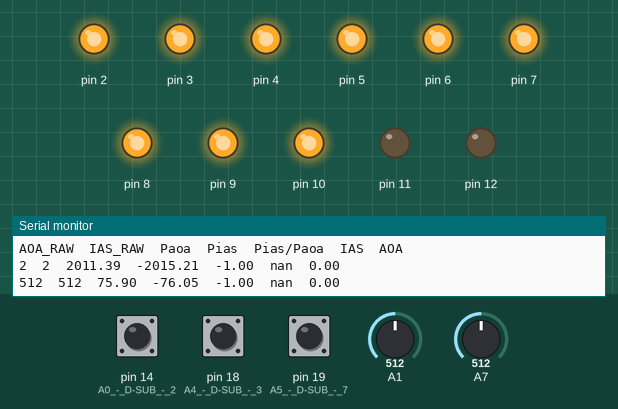
Recording of a sketch running on a simulated Arduino Nano, built for the host (arithmetic inside an expression is 32-bit, double 64-bit). Parts: output pins drawn as LEDs (lit = HIGH), the last lines printed to the serial monitor. Inputs (shaded band) come from the test bench; at power-on: A7 = 512, pin 14 (A0_-_D-SUB_-_2) HIGH, A1 = 512, pin 18 (A4_-_D-SUB_-_3) HIGH, pin 19 (A5_-_D-SUB_-_7) HIGH.

Above: at 3.8 s.
3.9 s: A7 set to 716
At 5.0 s:
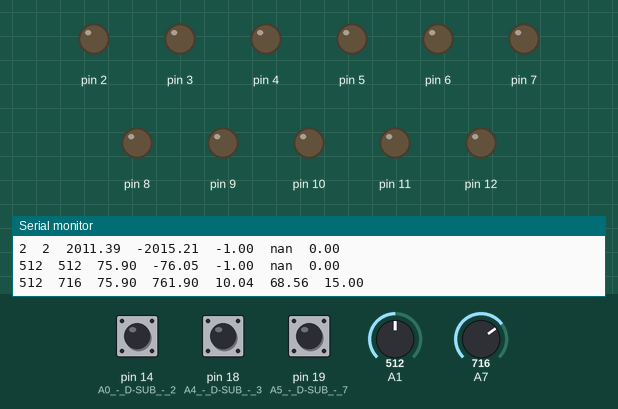
6.9 s: A7 set to 511
At 7.8 s:
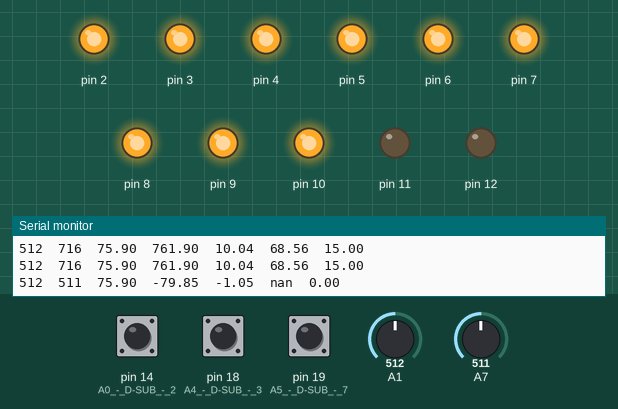
8.6 s: A7 set to 900
At 9.8 s:
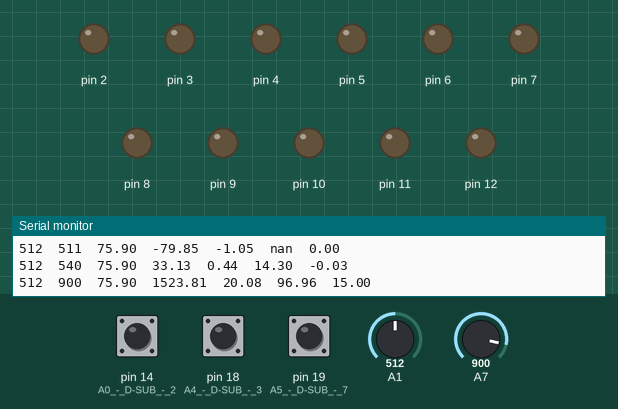
Timing chart, 0 to 11.6 s (numbered marks = the images above; inputs shaded):
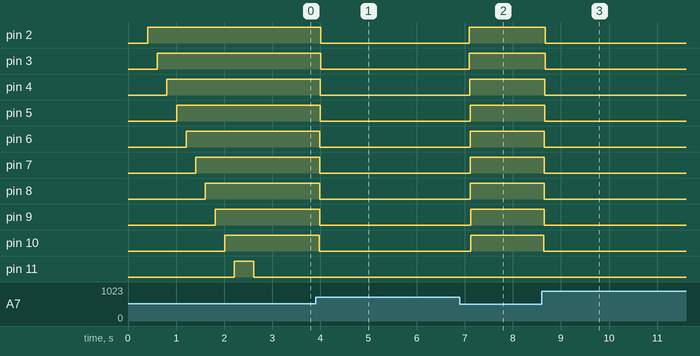

The sketch:

AOA_Standalone.ino
```cpp
// AOA Standalone Unit
// Differential pressure sensor:
//     MPXV7002 - 2 kPa
//     good for up to 110Kts if used as an airspeed sensor
//     With 60deg betwwen pitot and AOA ports it is good up to 220Kts
// or  MPXV5010 - 10 kPa (~248 Knots)
//     This one might be a bit too rough for the AoA sensor but good for Airspeed sensor
//
// For details visit: http://experimentalavionics.com/angle-of-attack-standalone-unit/

// V=SQRT(2*P/R) where P - dinamic pressure, R is air density (1.225kg/m3)

int i = 0; // counter
unsigned long currentMillis;
unsigned long LastOutputTS;
int Fault = 0; // Error code
                // 1 - blocked port (one of them)

// flaps change airfoil so the calibration data will be different for each flaps position
#define FlapsArraySize 4      // Number of flaps positions (eg 0, 5, 10, 30deg)
float Xzero[FlapsArraySize];  // Pias/Paoa at Zero AoA for each flaps position. Xzero[0] - no flaps
float Xstall[FlapsArraySize]; // Pias/Paoa at Stall AoA for each flaps position. Xstall[0] - no flaps
int FlapsPosition = 0;        // Flaps position 0 - no flaps, 1 - first stage, etc

float AOA = 0;
float Xaoa = 0;    // Temporary variable for Pias/Paoa
float AOAmin = -1;   // Min AoA (Zero Lift for NACA 23012) (for display - turns blue and green LEDs on at Zero AoA)
float AOAmax = 15;   // Stall AoA
float AOAbg = 4.8;     // Best Glide AoA (Top Green LED is on)
float A, B;        // linear funclion coefficients for calculating AoA = A*Xaoa + B

int topLED = 2;

float Pmin = 15; // Minimum differeretial pressure to activate the unit.

// AoA differential sensor
unsigned int AOArefMin = 5;    // Minimum reading from the sensor. For some reason it is never 0
unsigned int AOArefHalf = 532; // Sensor reading at Zero airspeed
unsigned int AOArefMax = 1015; // Maximum reading from the sensor. For some reason it is never 1023
unsigned int AOAMaxPressure = 2000; // max differential pressure for the installed sensor
                                    // for MPXV7002 - 2000 Pa (~110 Knots)
                                    // for MPXV5010 - 10000 pa (~248 Knots)
// IAS differential sensor
unsigned int IASrefMin = 6;    // Minimum reading from the sensor. For some reason it is never 0
unsigned int IASrefHalf = 532; // Sensor reading at Zero airspeed
unsigned int IASrefMax = 1015; // Maximum reading from the sensor. For some reason it is never 1023
unsigned int IASMaxPressure = 2000; // max differential pressure for the installed sensor
                                    // for MPXV7002 - 2000 Pa (~110 Knots)
                                    // for MPXV5010 - 10000 pa (~248 Knots)

unsigned int AOA_RAW_Input = 0;
unsigned int IAS_RAW_Input = 0;
float Pias = 0, Paoa = 0; // Differential pressure from the sensors

// two arrays for moving avarage
#define ArraySize 200 // play with the value - greater value display is less sensitive to change, smaller value - display becomes jumpy
unsigned int RAWiasArray[ArraySize];
unsigned long RAWiasArraySum =0;
unsigned int RAWaoaArray[ArraySize];
unsigned long RAWaoaArraySum =0;
unsigned int ArrayIndex = 0;

// smooth display
#define DisplayArraySize 100
float DisplayArray[DisplayArraySize];
float DisplayArraySum = 0;
int DisplayArrayIndex = 0;


void setup()
{
   Serial.begin(115200);

// pins for detecting flaps position
// Assumption is that flaps position sensed by groubding some pins with a a few vane tipe swithes
// Alternatively the A0, A4, or A5 can be easily configured to sense voltage from a resistive positioner.
  pinMode(14, INPUT_PULLUP); // A0 - D-SUB - 2
  pinMode(18, INPUT_PULLUP); // A4 - D-SUB - 3
  pinMode(19, INPUT_PULLUP); // A5 - D-SUB - 7

// init the pins 2-11
  for (int i = 2; i <= 12; i++) {
    pinMode(i, OUTPUT);
    delay(10);
  }

  delay(300);

  for (int i = 2; i <= 12; i++) {
    digitalWrite(i, HIGH);
    delay(200);
  }

  digitalWrite(12, LOW);

// Read the calibrations values from EEPROM
// hardcoded values for now
   Xzero[0] = 1.6752;
   Xstall[0] = 1.967;

   Xzero[1] = 1.6752;
   Xstall[1] = 1.967;

   Xzero[2] = 1.6752;
   Xstall[2] = 1.967;

   Xzero[3] = 1.6752;
   Xstall[3] = 1.967;

   Serial.print("AOA_RAW");
   Serial.print("\t");
   Serial.print("IAS_RAW");
   Serial.print("\t");
   Serial.print("Paoa");
   Serial.print("\t");
   Serial.print("Pias");
   Serial.print("\t");
   Serial.print("Pias/Paoa");
   Serial.print("\t");
   Serial.print("IAS");
   Serial.print("\t");
   Serial.println("AOA");

}

void loop()
{

// Read Flaps position
 FlapsPosition = 0;

 if (digitalRead(14) == LOW) {
  FlapsPosition = 1;
 }
 if (digitalRead(18) == LOW) {
  FlapsPosition = 2;
 }
 if (digitalRead(19) == LOW) {
  FlapsPosition = 3;
 }

// Calculate the linear function coefficients for the given flaps position
 A = (AOAmax - AOAmin) / (Xstall[FlapsPosition] - Xzero[FlapsPosition]);
 B = AOAmin - (A * Xzero[FlapsPosition]);

// Read sensors
  IAS_RAW_Input = analogRead(A7);

  RAWiasArraySum -= RAWiasArray[ArrayIndex];
  RAWiasArray[ArrayIndex] = IAS_RAW_Input;
  RAWiasArraySum += RAWiasArray[ArrayIndex];
  IAS_RAW_Input = RAWiasArraySum / ArraySize;

  AOA_RAW_Input = analogRead(A1);

  RAWaoaArraySum -= RAWaoaArray[ArrayIndex];
  RAWaoaArray[ArrayIndex] = AOA_RAW_Input;
  RAWaoaArraySum += RAWaoaArray[ArrayIndex];
  AOA_RAW_Input = RAWaoaArraySum / ArraySize;

  ArrayIndex++; // shift the index for next time
  if (ArrayIndex == ArraySize) {  // if we reached the top of the array
    ArrayIndex = 0;                       //go to the start of the array
  }


 // the "if" below is to compensate for non-linearity and disbalance of the pressure sensor
 if (AOA_RAW_Input > AOArefHalf) {
    Paoa = (float)AOAMaxPressure * ((float)AOA_RAW_Input - (float)AOArefHalf) / ((float)AOArefMax - (float)AOArefHalf);
 } else {
    Paoa = (float)AOAMaxPressure * ((float)AOA_RAW_Input - (float)AOArefHalf) / ((float)AOArefHalf - (float)AOArefMin);
 }

 if (IAS_RAW_Input > IASrefHalf) {
    Pias = (float)IASMaxPressure * ((float)IAS_RAW_Input - (float)IASrefHalf) / ((float)IASrefMax - (float)IASrefHalf);
 } else {
    Pias = (float)IASMaxPressure * ((float)IAS_RAW_Input - (float)IASrefHalf) / ((float)IASrefHalf - (float)IASrefMin);
 }

 Paoa=(-1)*Paoa;  // either this or swap around the ports on the sensor


 if (Pias > Pmin) {
    Xaoa = Pias/Paoa;
    if (abs(Xaoa)>15) {  // large value indicates blocked port somewhere
      AOA = AOAmax;
      Fault = 1;
    } else {
      Fault = 0;
      AOA = round(A*Xaoa + B);
    }
 } else {
    Fault = 0;
    Xaoa = 0;
    AOA = 0;
 }

  if (AOA < AOAmin) {
    AOA = AOAmin;
  }

  if (AOA > AOAmax) {
    AOA = AOAmax;
  }

// smooth the display a bit usin Moving Average
  DisplayArraySum -= DisplayArray[DisplayArrayIndex];
  DisplayArray[DisplayArrayIndex] = AOA;
  DisplayArraySum += DisplayArray[DisplayArrayIndex];
  AOA = DisplayArraySum / DisplayArraySize;

  DisplayArrayIndex++; // shift the index for next time
  if (DisplayArrayIndex == DisplayArraySize) {  // if we reached the top of the array
    DisplayArrayIndex = 0;                       //go to the start of the array
  }


  if (AOA > AOAbg) {
    topLED = map(AOA,AOAbg, AOAmax, 6, 2); // map function is weird sometimes. Watch out!
  } else {
    topLED = map(AOA, AOAmin, AOAbg, 11, 7); // map function is weird sometimes. Watch out!
  }


  for (int i = topLED; i <= 11; i++) {
    digitalWrite(i, LOW);
  }

  for (int i = 2; i < topLED; i++) {
    digitalWrite(i, HIGH);
  }

// serial output every xxx ms

  if (millis() - LastOutputTS > 1000) {

      Serial.print(AOA_RAW_Input);
      Serial.print("\t");
      Serial.print(IAS_RAW_Input);
      Serial.print("\t");
      Serial.print(Paoa);
      Serial.print("\t");
      Serial.print(Pias);
      Serial.print("\t");
      Serial.print(Pias/Paoa);
      Serial.print("\t");
      Serial.print(3600.0*sqrt(2*Pias/1.225)/1852.0);
      Serial.print("\t");
      Serial.println(AOA);

      LastOutputTS = millis();

  }


}
```

Measured:
- after the input at 3.9 s, pin 2, pin 3: HIGH → LOW after 0.11 s; pin 4: HIGH → LOW after 0.10 s; pin 5–7: HIGH → LOW after 0.09 s; pin 8–10: HIGH → LOW after 0.08 s
- after the input at 6.9 s, pin 2: LOW → HIGH after 0.19 s; pin 3, pin 4: LOW → HIGH after 0.20 s; pin 5: LOW → HIGH after 0.21 s; pin 6–10: LOW → HIGH after 0.22 s
- after the input at 8.6 s, pin 2: HIGH → LOW after 0.08 s; pin 3, pin 4: HIGH → LOW after 0.07 s; pin 5, pin 6: HIGH → LOW after 0.06 s; pin 7–10: HIGH → LOW after 0.05 s
